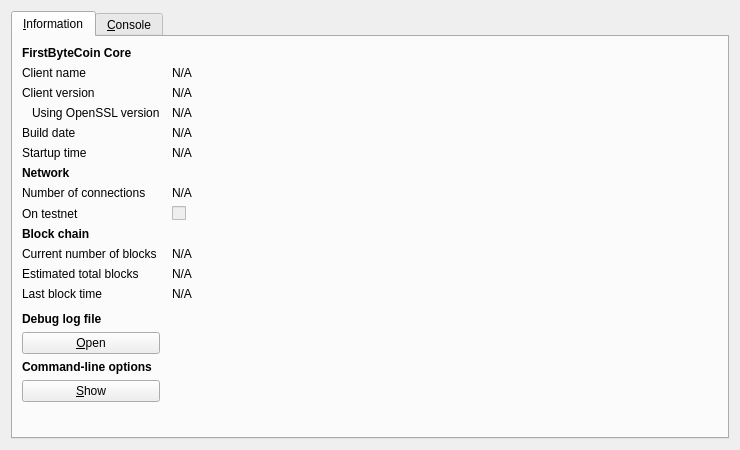
<?xml version="1.0" encoding="UTF-8"?>
<ui version="4.0">
 <class>RPCConsole</class>
 <widget class="QDialog" name="RPCConsole">
  <property name="geometry">
   <rect>
    <x>0</x>
    <y>0</y>
    <width>740</width>
    <height>450</height>
   </rect>
  </property>
  <property name="windowTitle">
   <string>FirstByteCoin - Debug window</string>
  </property>
  <layout class="QVBoxLayout" name="verticalLayout_2">
   <item>
    <widget class="QTabWidget" name="tabWidget">
     <property name="currentIndex">
      <number>0</number>
     </property>
     <widget class="QWidget" name="tab_info">
      <attribute name="title">
       <string>&amp;Information</string>
      </attribute>
      <layout class="QGridLayout" name="gridLayout" columnstretch="0,1">
       <property name="horizontalSpacing">
        <number>12</number>
       </property>
       <item row="0" column="0">
        <widget class="QLabel" name="label_9">
         <property name="font">
          <font>
           <weight>75</weight>
           <bold>true</bold>
          </font>
         </property>
         <property name="text">
          <string>FirstByteCoin Core</string>
         </property>
        </widget>
       </item>
       <item row="1" column="0">
        <widget class="QLabel" name="label_5">
         <property name="text">
          <string>Client name</string>
         </property>
        </widget>
       </item>
       <item row="1" column="1">
        <widget class="QLabel" name="clientName">
         <property name="cursor">
          <cursorShape>IBeamCursor</cursorShape>
         </property>
         <property name="text">
          <string>N/A</string>
         </property>
         <property name="textFormat">
          <enum>Qt::PlainText</enum>
         </property>
         <property name="textInteractionFlags">
          <set>Qt::LinksAccessibleByMouse|Qt::TextSelectableByKeyboard|Qt::TextSelectableByMouse</set>
         </property>
        </widget>
       </item>
       <item row="2" column="0">
        <widget class="QLabel" name="label_6">
         <property name="text">
          <string>Client version</string>
         </property>
        </widget>
       </item>
       <item row="2" column="1">
        <widget class="QLabel" name="clientVersion">
         <property name="cursor">
          <cursorShape>IBeamCursor</cursorShape>
         </property>
         <property name="text">
          <string>N/A</string>
         </property>
         <property name="textFormat">
          <enum>Qt::PlainText</enum>
         </property>
         <property name="textInteractionFlags">
          <set>Qt::LinksAccessibleByMouse|Qt::TextSelectableByKeyboard|Qt::TextSelectableByMouse</set>
         </property>
        </widget>
       </item>
       <item row="3" column="0">
        <widget class="QLabel" name="label_14">
         <property name="text">
          <string>Using OpenSSL version</string>
         </property>
         <property name="indent">
          <number>10</number>
         </property>
        </widget>
       </item>
       <item row="3" column="1">
        <widget class="QLabel" name="openSSLVersion">
         <property name="cursor">
          <cursorShape>IBeamCursor</cursorShape>
         </property>
         <property name="text">
          <string>N/A</string>
         </property>
         <property name="textFormat">
          <enum>Qt::PlainText</enum>
         </property>
         <property name="textInteractionFlags">
          <set>Qt::LinksAccessibleByMouse|Qt::TextSelectableByKeyboard|Qt::TextSelectableByMouse</set>
         </property>
        </widget>
       </item>
       <item row="4" column="0">
        <widget class="QLabel" name="label_12">
         <property name="text">
          <string>Build date</string>
         </property>
        </widget>
       </item>
       <item row="4" column="1">
        <widget class="QLabel" name="buildDate">
         <property name="cursor">
          <cursorShape>IBeamCursor</cursorShape>
         </property>
         <property name="text">
          <string>N/A</string>
         </property>
         <property name="textFormat">
          <enum>Qt::PlainText</enum>
         </property>
         <property name="textInteractionFlags">
          <set>Qt::LinksAccessibleByMouse|Qt::TextSelectableByKeyboard|Qt::TextSelectableByMouse</set>
         </property>
        </widget>
       </item>
       <item row="5" column="0">
        <widget class="QLabel" name="label_13">
         <property name="text">
          <string>Startup time</string>
         </property>
        </widget>
       </item>
       <item row="5" column="1">
        <widget class="QLabel" name="startupTime">
         <property name="cursor">
          <cursorShape>IBeamCursor</cursorShape>
         </property>
         <property name="text">
          <string>N/A</string>
         </property>
         <property name="textFormat">
          <enum>Qt::PlainText</enum>
         </property>
         <property name="textInteractionFlags">
          <set>Qt::LinksAccessibleByMouse|Qt::TextSelectableByKeyboard|Qt::TextSelectableByMouse</set>
         </property>
        </widget>
       </item>
       <item row="6" column="0">
        <widget class="QLabel" name="label_11">
         <property name="font">
          <font>
           <weight>75</weight>
           <bold>true</bold>
          </font>
         </property>
         <property name="text">
          <string>Network</string>
         </property>
        </widget>
       </item>
       <item row="7" column="0">
        <widget class="QLabel" name="label_7">
         <property name="text">
          <string>Number of connections</string>
         </property>
        </widget>
       </item>
       <item row="7" column="1">
        <widget class="QLabel" name="numberOfConnections">
         <property name="cursor">
          <cursorShape>IBeamCursor</cursorShape>
         </property>
         <property name="text">
          <string>N/A</string>
         </property>
         <property name="textFormat">
          <enum>Qt::PlainText</enum>
         </property>
         <property name="textInteractionFlags">
          <set>Qt::LinksAccessibleByMouse|Qt::TextSelectableByKeyboard|Qt::TextSelectableByMouse</set>
         </property>
        </widget>
       </item>
       <item row="8" column="0">
        <widget class="QLabel" name="label_8">
         <property name="text">
          <string>On testnet</string>
         </property>
        </widget>
       </item>
       <item row="8" column="1">
        <widget class="QCheckBox" name="isTestNet">
         <property name="enabled">
          <bool>false</bool>
         </property>
         <property name="text">
          <string/>
         </property>
        </widget>
       </item>
       <item row="9" column="0">
        <widget class="QLabel" name="label_10">
         <property name="font">
          <font>
           <weight>75</weight>
           <bold>true</bold>
          </font>
         </property>
         <property name="text">
          <string>Block chain</string>
         </property>
        </widget>
       </item>
       <item row="10" column="0">
        <widget class="QLabel" name="label_3">
         <property name="text">
          <string>Current number of blocks</string>
         </property>
        </widget>
       </item>
       <item row="10" column="1">
        <widget class="QLabel" name="numberOfBlocks">
         <property name="cursor">
          <cursorShape>IBeamCursor</cursorShape>
         </property>
         <property name="text">
          <string>N/A</string>
         </property>
         <property name="textFormat">
          <enum>Qt::PlainText</enum>
         </property>
         <property name="textInteractionFlags">
          <set>Qt::LinksAccessibleByMouse|Qt::TextSelectableByKeyboard|Qt::TextSelectableByMouse</set>
         </property>
        </widget>
       </item>
       <item row="11" column="0">
        <widget class="QLabel" name="label_4">
         <property name="text">
          <string>Estimated total blocks</string>
         </property>
        </widget>
       </item>
       <item row="11" column="1">
        <widget class="QLabel" name="totalBlocks">
         <property name="cursor">
          <cursorShape>IBeamCursor</cursorShape>
         </property>
         <property name="text">
          <string>N/A</string>
         </property>
         <property name="textFormat">
          <enum>Qt::PlainText</enum>
         </property>
         <property name="textInteractionFlags">
          <set>Qt::LinksAccessibleByMouse|Qt::TextSelectableByKeyboard|Qt::TextSelectableByMouse</set>
         </property>
        </widget>
       </item>
       <item row="12" column="0">
        <widget class="QLabel" name="label_2">
         <property name="text">
          <string>Last block time</string>
         </property>
        </widget>
       </item>
       <item row="12" column="1">
        <widget class="QLabel" name="lastBlockTime">
         <property name="cursor">
          <cursorShape>IBeamCursor</cursorShape>
         </property>
         <property name="text">
          <string>N/A</string>
         </property>
         <property name="textFormat">
          <enum>Qt::PlainText</enum>
         </property>
         <property name="textInteractionFlags">
          <set>Qt::LinksAccessibleByMouse|Qt::TextSelectableByKeyboard|Qt::TextSelectableByMouse</set>
         </property>
        </widget>
       </item>
       <item row="13" column="0">
        <spacer name="verticalSpacer_2">
         <property name="orientation">
          <enum>Qt::Vertical</enum>
         </property>
         <property name="sizeHint" stdset="0">
          <size>
           <width>20</width>
           <height>20</height>
          </size>
         </property>
        </spacer>
       </item>
       <item row="14" column="0">
        <widget class="QLabel" name="labelDebugLogfile">
         <property name="font">
          <font>
           <weight>75</weight>
           <bold>true</bold>
          </font>
         </property>
         <property name="text">
          <string>Debug log file</string>
         </property>
        </widget>
       </item>
       <item row="15" column="0">
        <widget class="QPushButton" name="openDebugLogfileButton">
         <property name="toolTip">
          <string>Open the FirstByteCoin debug log file from the current data directory. This can take a few seconds for large log files.</string>
         </property>
         <property name="text">
          <string>&amp;Open</string>
         </property>
         <property name="autoDefault">
          <bool>false</bool>
         </property>
        </widget>
       </item>
       <item row="16" column="0">
        <widget class="QLabel" name="labelCLOptions">
         <property name="font">
          <font>
           <weight>75</weight>
           <bold>true</bold>
          </font>
         </property>
         <property name="text">
          <string>Command-line options</string>
         </property>
        </widget>
       </item>
       <item row="17" column="0">
        <widget class="QPushButton" name="showCLOptionsButton">
         <property name="toolTip">
          <string>Show the FirstByteCoin-Qt help message to get a list with possible FirstByteCoin command-line options.</string>
         </property>
         <property name="text">
          <string>&amp;Show</string>
         </property>
         <property name="autoDefault">
          <bool>false</bool>
         </property>
        </widget>
       </item>
       <item row="18" column="0">
        <spacer name="verticalSpacer">
         <property name="orientation">
          <enum>Qt::Vertical</enum>
         </property>
         <property name="sizeHint" stdset="0">
          <size>
           <width>20</width>
           <height>40</height>
          </size>
         </property>
        </spacer>
       </item>
      </layout>
     </widget>
     <widget class="QWidget" name="tab_console">
      <attribute name="title">
       <string>&amp;Console</string>
      </attribute>
      <layout class="QVBoxLayout" name="verticalLayout_3">
       <property name="spacing">
        <number>3</number>
       </property>
       <item>
        <widget class="QTextEdit" name="messagesWidget">
         <property name="minimumSize">
          <size>
           <width>0</width>
           <height>100</height>
          </size>
         </property>
         <property name="readOnly">
          <bool>true</bool>
         </property>
         <property name="tabKeyNavigation" stdset="0">
          <bool>false</bool>
         </property>
         <property name="columnCount" stdset="0">
          <number>2</number>
         </property>
        </widget>
       </item>
       <item>
        <layout class="QHBoxLayout" name="horizontalLayout">
         <property name="spacing">
          <number>3</number>
         </property>
         <item>
          <widget class="QLabel" name="label">
           <property name="text">
            <string notr="true">&gt;</string>
           </property>
          </widget>
         </item>
         <item>
          <widget class="QLineEdit" name="lineEdit"/>
         </item>
         <item>
          <widget class="QPushButton" name="clearButton">
           <property name="maximumSize">
            <size>
             <width>24</width>
             <height>24</height>
            </size>
           </property>
           <property name="toolTip">
            <string>Clear console</string>
           </property>
           <property name="text">
            <string/>
           </property>
           <property name="icon">
            <iconset resource="../bitcoin.qrc">
             <normaloff>:/icons/remove</normaloff>:/icons/remove</iconset>
           </property>
           <property name="shortcut">
            <string notr="true">Ctrl+L</string>
           </property>
           <property name="autoDefault">
            <bool>false</bool>
           </property>
          </widget>
         </item>
        </layout>
       </item>
      </layout>
     </widget>
    </widget>
   </item>
  </layout>
 </widget>
 <resources>
  <include location="../bitcoin.qrc"/>
 </resources>
 <connections/>
</ui>
